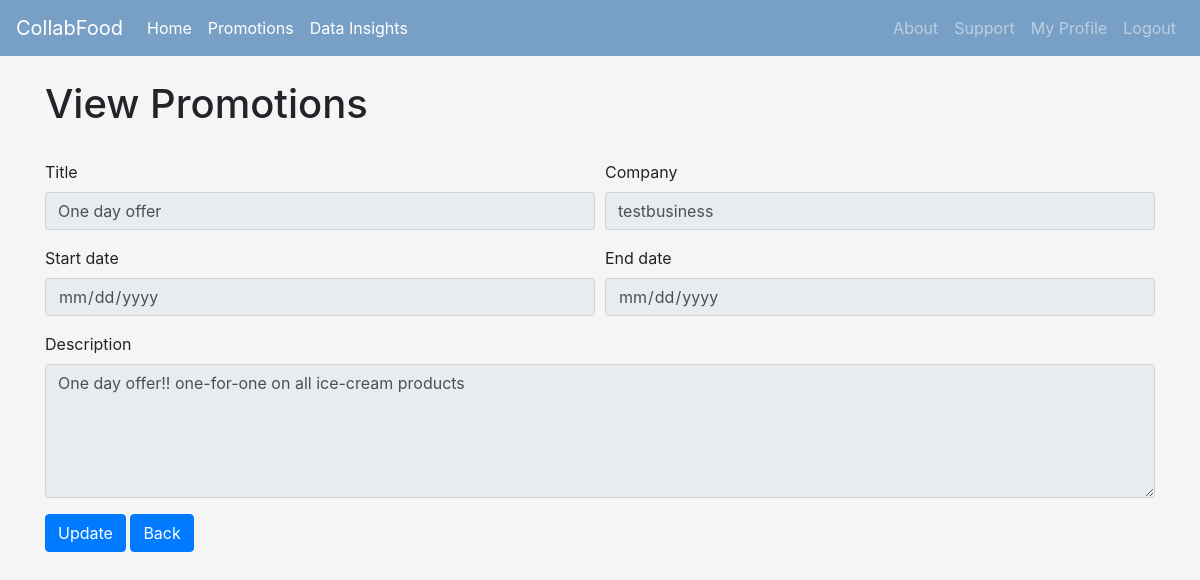
/viewpromotion/3/ (signed in), run on an earlier commit of the app's database.
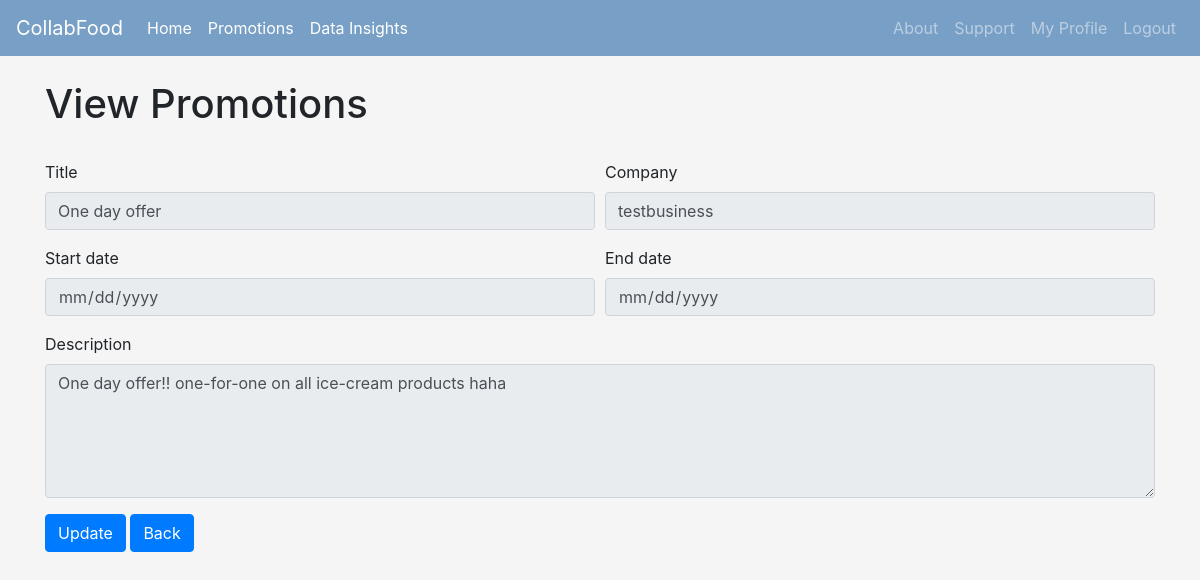
And on a later commit of the database.
### Homepage/models.py (models this page shows, shortened)
class Promotion(models.Model):
    title = models.CharField(max_length=100)
    description = models.CharField(max_length=999)
    createdBy = models.ForeignKey(User, on_delete=models.CASCADE)
    createdDate = models.DateTimeField(auto_now_add=True)
    startDate = models.DateField()
    endDate = models.DateField()
    isActive = models.BooleanField(default=True)

### Homepage/views.py (the view)
# urls.py: path('viewpromotion/<int:promotion_id>/',views.view_promotion ,name='viewpromotion'),
@login_required
def view_promotion(request, promotion_id=None):
	users = User.objects.all()
	user_type = UserType.objects.get(user=request.user)
	promotion = Promotion.objects.get(id=promotion_id)
	readonly = ''
	if user_type.userType == "user":
		readonly = "readonly"
	context = {
		'user_type': user_type,
		'users':users,
		'promotion':promotion,
		'readonly': readonly,
		}
	return render(request, 'viewpromotion.html', context)

### Homepage/templates/viewpromotion.html (shortened to what this page needs)
{% extends 'base.html' %}
{% block content %}
<h1>View Promotions</h1>
<br>
<form method="post" action="{% url 'createpromotion' %}">
  <div class="form-group">
    <div class="form-row">
        <div class="form-group col-md-6">
            <label for="title">Title</label>
            <input type="text" class="form-control" id="title" name="title" value = "{{promotion.title}}" readonly>
        </div>
        <div class="form-group col-md-6">
            <label for="company">Company</label>
            <input type="text" class="form-control" id="company" name="company" value = "{{promotion.createdBy}}" readonly>
        </div>
    </div>
    <div class="form-row">
      <div class="form-group col-md-6">
        <label for="startDate">Start date</label>
        <input type="date" class="form-control" id="startDate" name="startDate" value = "{{promotion.startDate}}" readonly>
      </div>
      <div class="form-group col-md-6">
        <label for="endDate">End date</label>
        <input type="date" class="form-control" id="endDate" name="endDate"  value = "{{promotion.endDate}}" readonly>
      </div>
    </div>
    <label for="description">Description</label>
    <textarea class="form-control" id="description" name="description" rows="5" readonly>{{promotion.description}}</textarea>
    </div>
    {% if user_type.userType == 'admin' or user_type.userType == 'business' %}
    <button type="submit" class="btn btn-primary">Update</button>
  {% endif %}
  <a href="javascript:history.back()" class="btn btn-primary">Back</a>
</form>
{% endblock %}

What changed in the data, as far as the page shows it:
changed Promotion "One day offer": description "One day offer!! one-for-one on all ice-cream products" → "One day offer!! one-for-one on all ice-cream products haha"
